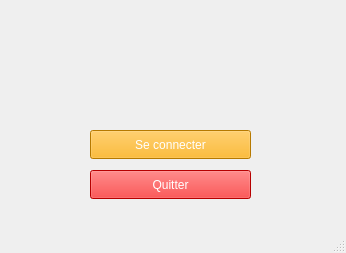
<?xml version="1.0" encoding="UTF-8"?>
<ui version="4.0">
 <class>accueil</class>
 <widget class="QMainWindow" name="accueil">
  <property name="geometry">
   <rect>
    <x>0</x>
    <y>0</y>
    <width>346</width>
    <height>253</height>
   </rect>
  </property>
  <property name="windowTitle">
   <string>accueil</string>
  </property>
  <widget class="QWidget" name="centralwidget">
   <widget class="QPushButton" name="pushButton">
    <property name="geometry">
     <rect>
      <x>90</x>
      <y>130</y>
      <width>161</width>
      <height>29</height>
     </rect>
    </property>
    <property name="styleSheet">
     <string notr="true">color: rgb(255, 255, 255);
background-color: rgb(255, 170, 0);</string>
    </property>
    <property name="text">
     <string>Se connecter</string>
    </property>
   </widget>
   <widget class="QLabel" name="label">
    <property name="geometry">
     <rect>
      <x>50</x>
      <y>20</y>
      <width>281</width>
      <height>81</height>
     </rect>
    </property>
    <property name="text">
     <string/>
    </property>
   </widget>
   <widget class="QPushButton" name="pushButton_2">
    <property name="geometry">
     <rect>
      <x>90</x>
      <y>170</y>
      <width>161</width>
      <height>29</height>
     </rect>
    </property>
    <property name="styleSheet">
     <string notr="true">color: rgb(255, 255, 255);
background-color: rgb(255, 0, 0);</string>
    </property>
    <property name="text">
     <string>Quitter</string>
    </property>
   </widget>
  </widget>
  <widget class="QMenuBar" name="menubar">
   <property name="geometry">
    <rect>
     <x>0</x>
     <y>0</y>
     <width>346</width>
     <height>25</height>
    </rect>
   </property>
  </widget>
  <widget class="QStatusBar" name="statusbar"/>
 </widget>
 <resources/>
 <connections/>
</ui>
